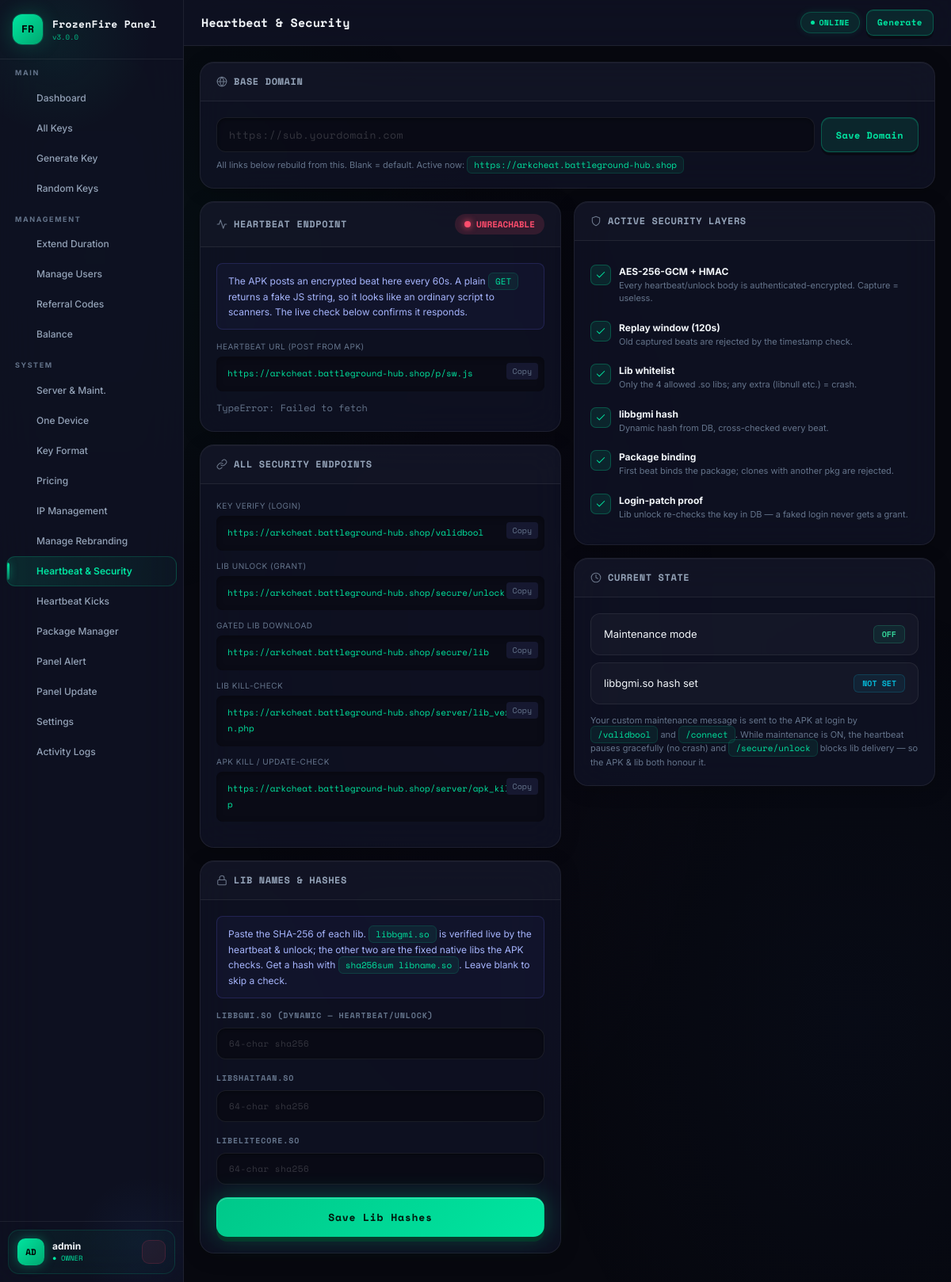
Page /heartbeat.php (signed in) on the committed database.
### tables this page shows
CREATE TABLE IF NOT EXISTS `panel_settings` (
  `id`         int(11)      NOT NULL AUTO_INCREMENT,
  `skey`       varchar(100) NOT NULL,
  `svalue`     text         DEFAULT NULL,
  `updated_at` datetime     NOT NULL DEFAULT CURRENT_TIMESTAMP ON UPDATE CURRENT_TIMESTAMP,
  PRIMARY KEY (`id`),
  UNIQUE KEY `skey` (`skey`)
);

### app/Config/db.php (called while the page is built, shortened)
<?php
class DB {
    private static ?DB $inst = null;
    private PDO $pdo;
    private function __construct() {
        $dsn = 'mysql:host='.DB_HOST.';dbname='.DB_NAME.';charset='.DB_CHARSET;
        try {
            $this->pdo = new PDO($dsn, DB_USER, DB_PASS, [
                PDO::ATTR_ERRMODE            => PDO::ERRMODE_EXCEPTION,
                PDO::ATTR_DEFAULT_FETCH_MODE => PDO::FETCH_OBJ,
                PDO::ATTR_EMULATE_PREPARES   => false,
            ]);
        } catch (PDOException $e) {
            http_response_code(500);
            die(json_encode(['ok'=>false,'msg'=>'DB connection failed']));
        }
    }
    public static function i(): self {
        if (!self::$inst) self::$inst = new self();
        return self::$inst;
    }
    public function q(string $sql, array $p = []): PDOStatement {
        $s = $this->pdo->prepare($sql);
        $s->execute($p);
        return $s;
    }
    public function one(string $sql, array $p = []): ?object {
        return $this->q($sql,$p)->fetch() ?: null;
    }
}
function db(): DB { return DB::i(); }

### app/Helpers/security.php (called while the page is built, shortened)
<?php
require_once dirname(__DIR__).'/Config/db.php';
function getSetting(string $key, string $def=''): string {
    $r = db()->one("SELECT svalue FROM panel_settings WHERE skey=?",[$key]);
    return $r ? ($r->svalue ?? $def) : $def;
}
function panelBase(): string {
    $b = trim(getSetting('panel_base_url',''));
    if ($b === '') $b = PANEL_URL;
    return rtrim($b, '/');
}

### heartbeat.php (the view, shortened to what this page needs)
<?php
require_once __DIR__.'/app/Config/db.php';
require_once __DIR__.'/app/Helpers/security.php';
$pageTitle = 'Heartbeat & Security';
$activeNav = 'heartbeat';
require_once __DIR__.'/app/Views/Layout/header.php';
$base       = panelBase();
$panelBaseSet = getSetting('panel_base_url','');
$hbUrl      = $base.'/p/sw.js';
$unlockUrl  = $base.'/secure/unlock';
$libUrl     = $base.'/secure/lib';
$validUrl   = $base.'/validbool';
$libKillUrl = $base.'/server/lib_version.php';
$apkKillUrl = $base.'/server/apk_kill.php';
$libRow   = db()->one("SELECT lib_hash FROM lib WHERE id=1 LIMIT 1");
$bgmiHash = $libRow->lib_hash ?? '';
$hashShaitaan = getSetting('hash_libshaitaan','');
$hashElite    = getSetting('hash_libelitecore','');
$maint    = getSetting('maintenance_mode','0')==='1';
$sv       = 'fill="none" stroke="currentColor" stroke-width="1.8" stroke-linecap="round" stroke-linejoin="round"';
function row(string $label,string $url):string{
  $u=htmlspecialchars($url); $a=htmlspecialchars(addslashes($url));
  return '<div style="margin-bottom:12px"><div style="font-size:10px;color:var(--muted);text-transform:uppercase;letter-spacing:.5px;margin-bottom:5px">'.htmlspecialchars($label).'</div>'
    .'<div class="code-box">'.$u.'<button class="cb-copy" onclick="copyText(\''.$a.'\',\''.htmlspecialchars($label).'\')">Copy</button></div></div>';
}
?>
<div class="card" style="margin-bottom:16px">
  <div class="card-h"><span class="ct"><svg viewBox="0 0 24 24" <?=$sv?> width="14" height="14"><circle cx="12" cy="12" r="10"/><line x1="2" y1="12" x2="22" y2="12"/><path d="M12 2a15.3 15.3 0 0 1 4 10 15.3 15.3 0 0 1-4 10 15.3 15.3 0 0 1-4-10 15.3 15.3 0 0 1 4-10z"/></svg> Base Domain</span></div>
  <div class="card-b">
    <div style="display:flex;gap:8px;flex-wrap:wrap">
      <input type="text" class="fi fi-mono" id="hbBase" style="flex:1;min-width:220px" value="<?=htmlspecialchars($panelBaseSet)?>" placeholder="https://sub.yourdomain.com">
      <button class="btn btn-acc" onclick="saveHbBase()">Save Domain</button>
    </div>
    <div style="margin-top:8px;font-size:11px;color:var(--muted)">All links below rebuild from this. Blank = default. Active now: <code><?=htmlspecialchars($base)?></code></div>
  </div>
</div>
<div class="g2">
  <div>
    <div class="card">
      <div class="card-h">
        <span class="ct"><svg viewBox="0 0 24 24" <?=$sv?> width="14" height="14"><path d="M22 12h-4l-3 9L9 3l-3 9H2"/></svg> Heartbeat Endpoint</span>
        <span id="hbStatus" class="hb-badge" style="background:rgba(255,184,0,.12);color:#ffb800"><span class="hb-dot"></span> CHECKING…</span>
      </div>
      <div class="card-b">
        <div class="info-box" style="background:rgba(99,102,241,.05);border:1px solid rgba(99,102,241,.2);border-radius:8px;padding:12px 14px;font-size:12px;color:#a5b4fc;line-height:1.6;margin-bottom:14px">
          The APK posts an encrypted beat here every 60s. A plain <code>GET</code> returns a fake JS
          string, so it looks like an ordinary script to scanners. The live check below confirms it responds.
        </div>
        <?= row('Heartbeat URL (POST from APK)', $hbUrl) ?>
        <div id="hbProbe" style="font-size:12px;color:var(--muted);font-family:var(--mono);margin-top:6px"></div>
      </div>
    </div>
    <div class="card">
      <div class="card-h"><span class="ct"><svg viewBox="0 0 24 24" <?=$sv?> width="14" height="14"><path d="M10 13a5 5 0 0 0 7.54.54l3-3a5 5 0 0 0-7.07-7.07l-1.72 1.71"/><path d="M14 11a5 5 0 0 0-7.54-.54l-3 3a5 5 0 0 0 7.07 7.07l1.71-1.71"/></svg> All Security Endpoints</span></div>
      <div class="card-b">
        <?= row('Key verify (login)', $validUrl) ?>
        <?= row('Lib unlock (grant)', $unlockUrl) ?>
        <?= row('Gated lib download', $libUrl) ?>
        <?= row('Lib kill-check', $libKillUrl) ?>
        <?= row('APK kill / update-check', $apkKillUrl) ?>
      </div>
    </div>
    <div class="card">
      <div class="card-h"><span class="ct"><svg viewBox="0 0 24 24" <?=$sv?> width="14" height="14"><rect x="3" y="11" width="18" height="11" rx="2"/><path d="M7 11V7a5 5 0 0 1 10 0v4"/></svg> Lib Names &amp; Hashes</span></div>
      <div class="card-b">
        <div class="info-box" style="background:rgba(99,102,241,.05);border:1px solid rgba(99,102,241,.2);border-radius:8px;padding:12px 14px;font-size:12px;color:#a5b4fc;line-height:1.6;margin-bottom:14px">
          Paste the SHA-256 of each lib. <code>libbgmi.so</code> is verified live by the heartbeat &amp; unlock;
          the other two are the fixed native libs the APK checks. Get a hash with
          <code>sha256sum libname.so</code>. Leave blank to skip a check.
        </div>
        <div class="fg">
          <label class="fl">libbgmi.so <span style="color:var(--muted)">(dynamic — heartbeat/unlock)</span></label>
          <input class="fi fi-mono" id="hBgmi" value="<?=htmlspecialchars($bgmiHash)?>" placeholder="64-char sha256" style="font-size:11px">
        </div>
        <div class="fg">
          <label class="fl">libshaitaan.so</label>
          <input class="fi fi-mono" id="hShaitaan" value="<?=htmlspecialchars($hashShaitaan)?>" placeholder="64-char sha256" style="font-size:11px">
        </div>
        <div class="fg">
          <label class="fl">libEliteCore.so</label>
          <input class="fi fi-mono" id="hElite" value="<?=htmlspecialchars($hashElite)?>" placeholder="64-char sha256" style="font-size:11px">
        </div>
        <button class="btn btn-acc btn-full" onclick="saveHashes()">Save Lib Hashes</button>
      </div>
    </div>
  </div>
  <div>
    <div class="card">
      <div class="card-h"><span class="ct"><svg viewBox="0 0 24 24" <?=$sv?> width="14" height="14"><path d="M12 22s8-4 8-10V5l-8-3-8 3v7c0 6 8 10 8 10z"/></svg> Active Security Layers</span></div>
      <div class="card-b">
        <?php
        $layers = [
          ['AES-256-GCM + HMAC','Every heartbeat/unlock body is authenticated-encrypted. Capture = useless.'],
          ['Replay window (120s)','Old captured beats are rejected by the timestamp check.'],
          ['Lib whitelist','Only the 4 allowed .so libs; any extra (libnull etc.) = crash.'],
          ['libbgmi hash','Dynamic hash from DB, cross-checked every beat.'],
          ['Package binding','First beat binds the package; clones with another pkg are rejected.'],
          ['Login-patch proof','Lib unlock re-checks the key in DB — a faked login never gets a grant.'],
        ];
        foreach($layers as $l): ?>
        <div class="hb-layer">
          <div class="hb-ic"><svg viewBox="0 0 24 24" <?=$sv?> width="14" height="14"><polyline points="20 6 9 17 4 12"/></svg></div>
          <div><div style="font-weight:700;font-size:12px"><?=htmlspecialchars($l[0])?></div>
            <div style="font-size:11px;color:var(--muted);line-height:1.5"><?=htmlspecialchars($l[1])?></div></div>
        </div>
        <?php endforeach; ?>
      </div>
    </div>
    <div class="card">
      <div class="card-h"><span class="ct"><svg viewBox="0 0 24 24" <?=$sv?> width="14" height="14"><circle cx="12" cy="12" r="10"/><polyline points="12 6 12 12 16 14"/></svg> Current State</span></div>
      <div class="card-b">
        <div class="srow"><span>Maintenance mode</span>
          <span class="bx <?=$maint?'b-ban':'b-active'?>"><?=$maint?'ON':'OFF'?></span></div>
        <div class="srow"><span>libbgmi.so hash set</span>
          <span class="bx <?=$bgmiHash?'b-active':'b-unused'?>"><?=$bgmiHash?'YES':'NOT SET'?></span></div>
        <div style="margin-top:12px;font-size:11px;color:var(--muted);line-height:1.6">
          Your custom maintenance message is sent to the APK at login by <code>/validbool</code> and
          <code>/connect</code>. While maintenance is ON, the heartbeat pauses gracefully (no crash) and
          <code>/secure/unlock</code> blocks lib delivery — so the APK &amp; lib both honour it.
        </div>
      </div>
    </div>
  </div>
</div>
<?php require_once __DIR__.'/app/Views/Layout/footer.php'; ?>

### app/Views/Layout/header.php (shortened to what this page needs)
<?php
require_once dirname(dirname(__DIR__)).'/Config/db.php';
require_once dirname(dirname(__DIR__)).'/Helpers/security.php';
$panelName  = getSetting('panel_name','HB Panel');
$panelLogo  = getSetting('panel_logo','');
$maintMode  = getSetting('maintenance_mode','0') === '1';
$pageTitle  = $pageTitle ?? 'Dashboard';
$activeNav  = $activeNav ?? '';
$ulevel     = (int)($_SESSION['ulevel'] ?? 3);
$uname      = $_SESSION['uname'] ?? 'User';
$levelNames = [1=>'Owner',2=>'Admin',3=>'Reseller'];
$levelLabel = $levelNames[$ulevel] ?? 'User';
function ico($name) {
    return $icons[$name] ?? '';
}
$navItems = [
  'dashboard' => ['ico'=>ico('dashboard'),'label'=>'Dashboard',       'href'=>'/dashboard.php', 'min'=>3],
  'allkeys'   => ['ico'=>ico('keys'),     'label'=>'All Keys',         'href'=>'/keys.php',      'min'=>3],
  'generate'  => ['ico'=>ico('generate'), 'label'=>'Generate Key',     'href'=>'/generate.php',  'min'=>3],
  'genrandom' => ['ico'=>ico('random'),   'label'=>'Random Keys',      'href'=>'/genrandom.php', 'min'=>3],
  'extend'    => ['ico'=>ico('extend'),   'label'=>'Extend Duration',  'href'=>'/extend.php',    'min'=>2],
  'users'     => ['ico'=>ico('users'),    'label'=>'Manage Users',     'href'=>'/users.php',     'min'=>2],
  'referral'  => ['ico'=>ico('referral'), 'label'=>'Referral Codes',   'href'=>'/referral.php',  'min'=>2],
  'balance'   => ['ico'=>ico('balance'),  'label'=>'Balance',          'href'=>'/balance.php',   'min'=>2],
  'panelset'  => ['ico'=>ico('server'),   'label'=>'Server & Maint.',  'href'=>'/panelset.php',  'min'=>1],
  'onedevice' => ['ico'=>ico('onedevice'),'label'=>'One Device',       'href'=>'/onedevice.php', 'min'=>1],
  'keyformat' => ['ico'=>ico('keyformat'),'label'=>'Key Format',       'href'=>'/keyformat.php', 'min'=>1],
  'pricing'   => ['ico'=>ico('pricing'),  'label'=>'Pricing',          'href'=>'/pricing.php',   'min'=>1],
  'iplimit'   => ['ico'=>ico('iplimit'),  'label'=>'IP Management',    'href'=>'/iplimit.php',   'min'=>1],
  'rebranding' => ['ico'=>ico('lib'),      'label'=>'Manage Rebranding','href'=>'/manage_rebranding.php', 'min'=>1],
  'heartbeat'  => ['ico'=>ico('heartbeat'),'label'=>'Heartbeat & Security','href'=>'/heartbeat.php', 'min'=>1],
  'kicks'      => ['ico'=>ico('zap'),      'label'=>'Heartbeat Kicks',      'href'=>'/heartbeatkicks.php','min'=>1],
  'pkg_manager'=> ['ico'=>ico('keys'),      'label'=>'Package Manager',      'href'=>'/pkg_manager.php','min'=>1],
  'panelalert'  => ['ico'=>ico('telegram'), 'label'=>'Panel Alert',      'href'=>'/panelalert.php', 'min'=>1],
  'panelupdate' => ['ico'=>ico('update'),   'label'=>'Panel Update',     'href'=>'/panelupdate.php','min'=>1],
  'settings'  => ['ico'=>ico('settings'), 'label'=>'Settings',         'href'=>'/settings.php',  'min'=>1],
  'logs'      => ['ico'=>ico('logs'),     'label'=>'Activity Logs',    'href'=>'/logs.php',      'min'=>1],
];
?>
<!DOCTYPE html>
<html lang="en">
<head>
<link rel="stylesheet" href="/assets/css/panel.css?v=10">
</head>
<body>
<div class="app">
<nav class="sidebar" id="sidebar">
  <div class="sb-logo">
    <div class="logo-box <?= $panelLogo?'':'logo-box-default' ?>">
      <?php if($panelLogo): ?>
        <img src="<?= htmlspecialchars($panelLogo) ?>" alt="Logo" style="width:100%;height:100%;object-fit:cover;border-radius:10px">
      <?php else: ?>
        <?= strtoupper(substr($panelName,0,2)) ?>
      <?php endif; ?>
    </div>
    <div>
      <div class="logo-name"><?= htmlspecialchars($panelName) ?></div>
      <div class="logo-ver">v<?= getSetting('panel_version','3.0.0') ?></div>
    </div>
  </div>
  <div class="sb-nav">
    <div class="sb-sec">
      <span class="sb-lbl">Main</span>
      <?php foreach(['dashboard','allkeys','generate','genrandom'] as $k):
        $item=$navItems[$k]; if($ulevel>$item['min']) continue; ?>
      <a href="<?=$item['href']?>" class="ni <?=$activeNav===$k?'on':''?>">
        <span class="ni-ico"><?=$item['ico']?></span><?=$item['label']?>
      </a>
      <?php endforeach; ?>
    </div>
    <?php if($ulevel<=2): ?>
    <div class="sb-sec">
      <span class="sb-lbl">Management</span>
      <?php foreach(['extend','users','referral','balance'] as $k):
        $item=$navItems[$k]; if($ulevel>$item['min']) continue; ?>
      <a href="<?=$item['href']?>" class="ni <?=$activeNav===$k?'on':''?>">
        <span class="ni-ico"><?=$item['ico']?></span><?=$item['label']?>
      </a>
      <?php endforeach; ?>
    </div>
    <?php endif; ?>
    <?php if($ulevel===1): ?>
    <div class="sb-sec">
      <span class="sb-lbl">System</span>
      <?php foreach(['panelset','onedevice','keyformat','pricing','iplimit','rebranding','heartbeat','kicks','pkg_manager','panelalert','panelupdate','settings','logs'] as $k):
        $item=$navItems[$k]; ?>
      <a href="<?=$item['href']?>" class="ni <?=$activeNav===$k?'on':''?>">
        <span class="ni-ico"><?=$item['ico']?></span><?=$item['label']?>
      </a>
      <?php endforeach; ?>
    </div>
    <?php endif; ?>
  </div>
  <div class="sb-foot">
    <div class="uc">
      <div class="ua ua-<?=strtolower($levelLabel)?>"><?=strtoupper(substr($uname,0,2))?></div>
      <div style="flex:1;min-width:0">
        <div class="un"><?=htmlspecialchars($uname)?></div>
        <div class="ur ur-<?=strtolower($levelLabel)?>">● <?=strtoupper($levelLabel)?></div>
      </div>
      <a href="/logout.php" class="lout" title="Logout"><?=ico('logout')?></a>
    </div>
  </div>
</nav>
<div class="main">
  <div class="topbar">
    <div style="display:flex;align-items:center;gap:12px">
      <a href="/dashboard.php" style="text-decoration:none"><div class="pg-title" style="color:var(--text)"><?=htmlspecialchars($pageTitle)?></div></a>
    </div>
    <div class="topbar-r">
      <?php if($maintMode): ?>
        <span class="pill p-warn"><span class="dot"></span>MAINTENANCE</span>
      <?php else: ?>
        <span class="pill p-on"><span class="dot"></span>ONLINE</span>
      <?php endif; ?>
      <a href="/generate.php" class="btn btn-acc btn-sm"><?=ico('generate')?> Generate</a>
    </div>
  </div>
  <div class="content">

### rows in the picture
panel_settings: svalue "FR", svalue "FrozenFire Panel"
panel_settings: svalue "3.0.0"
panel_settings: svalue "https://arkcheat.battleground-hub.shop", svalue "https://arkcheat.battleground-hub.shop/p/sw.js https://arkcheat.battleground-hub.shop/validbool https://arkcheat.battleground-hub.shop/secure/unlock https://arkcheat.battleground-hub.shop/secure/lib https://arkcheat.battleground-hub.shop/server/lib_version.php https://arkcheat.battleground-hub.shop/server/apk_kill.php"

### other values in the picture
$item['label'] "Dashboard"
$item['label'] "All Keys"
$item['label'] "Generate Key"
$item['label'] "Random Keys"
$item['label'] "Extend Duration"
$item['label'] "Manage Users"
$item['label'] "Referral Codes"
$item['label'] "Balance"
$item['label'] "Server & Maint."
$item['label'] "One Device"
$item['label'] "Key Format"
$item['label'] "Pricing"
$item['label'] "IP Management"
$item['label'] "Manage Rebranding"
$item['label'] "Heartbeat & Security"
